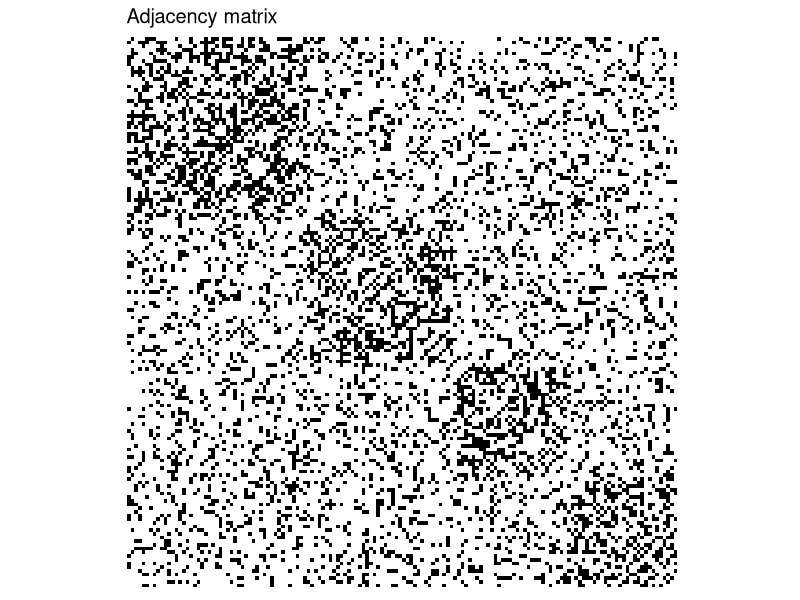
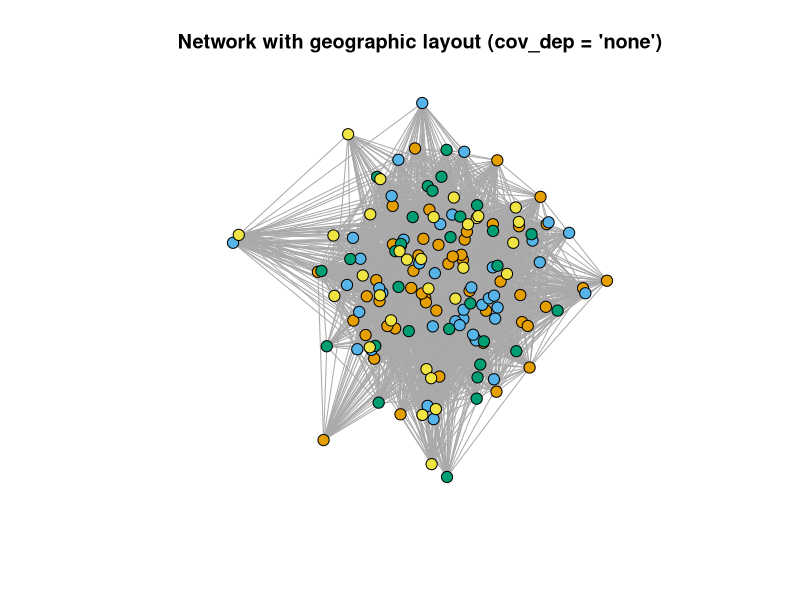
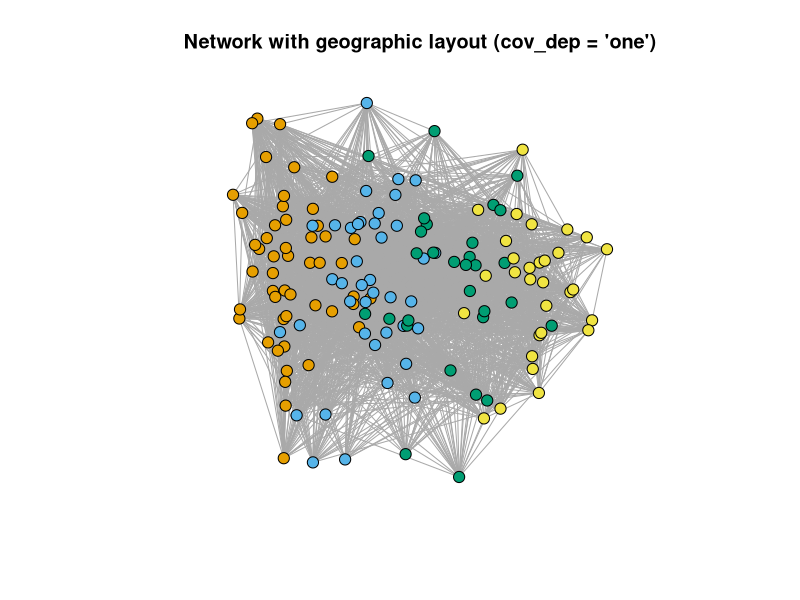
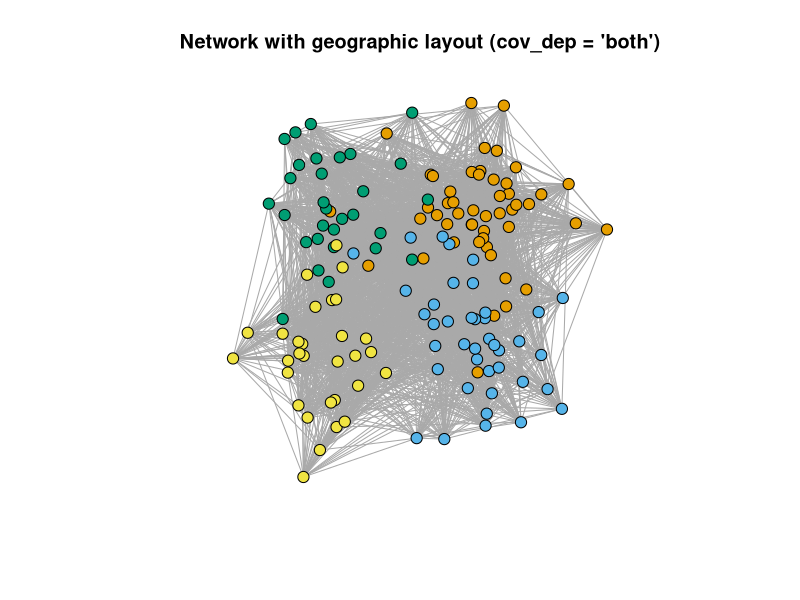

Source code (R) for these figures, in order:
#------------------------------------------------------------------#
# This script generate synthetic data from a binary SBM 
#------------------------------------------------------------------#

library(MASS)
library(here)
library(igraph)
library(ggplot2)
library(RColorBrewer)

#------------------------------------------------------------------#
# Part 1: simBinarySBM simulates a network Y of size n x n from 
# stochastic block model with 4 clusters
#         - Clusters have sizes ns = (n1, n2, n3, n4).
#         - Edge probability within clusters = p_within.
#         - Edge probability between clusters = p_between.
#
# Part 2: Covariate generator (the network is fixed)
#   (2) A covariate matrix x (n x 2), with dependence on clusters
#       controlled by cov_dep:
#         - "both": both covariates informative (cluster-specific means).
#         - "one" : only first covariate informative.
#         - "none": covariates independent of cluster structure.
#
# Returns:
#       Y               adjacency matrix
#       x               covariates
#       partition       true memberships
#       block_probs     block-probability matrix
#       clust_sizes     cluster sizes
#
#------------------------------------------------------------------#
# simulate a binary network from the SBM
simBinarySBM <- function(
  clust_sizes = c(50, 40, 30, 30),   # cluster sizes
  p_within    = 0.6,                 # within-cluster edge prob
  p_between   = 0.3                  # between-cluster edge prob
) {

  n <- sum(clust_sizes)                 # sample size
  K <- length(clust_sizes)              # number of clusters
  z <- rep(1:K, times = clust_sizes)    # cluster memberships

  # Block matrix Theta
  Theta <- matrix(p_between, K, K)
  diag(Theta) <- p_within

  #--- SAMPLE ADJACENCY MATRIX Y ---
  # (this step does NOT vary with cov_dep)
  # NOTE: you can even use the same Y for all the 3 scenarios
  Y <- matrix(0L, n, n)

  for (i in 1:(n - 1)) {
    for (j in (i + 1):n) {
      Y[i, j] <- Y[j, i] <- rbinom(1, 1, Theta[z[i],z[j]])
    }
  }
  
  # Return network and information
  list(
    Y             = Y,
    block_probs   = Theta,
    clust_sizes   = clust_sizes,
    partition     = z
  )
}


add_covariates_SBMsim <- function(base_obj, 
  cov_dep = c("none", "one", "both")) {
  cov_dep <- match.arg(cov_dep)

  Y <- base_obj$Y
  z <- base_obj$partition

  n <- length(z)
  K <- length(unique(z))
  if (K != 4L) stop("Current covariate design assumes exactly 4 clusters.")

  x <- matrix(NA_real_, n, 2)

  if (cov_dep == "both") {

    mx <- matrix(c( 1,  1,
                    1, -1,
                   -1,  1,
                   -1, -1),
                 K, 2, byrow = TRUE)

    s  <- 0.5
    Sx <- s * diag(2)

    for (i in 1:n) {
      x[i, ] <- MASS::mvrnorm(1, mx[z[i], ], Sx)
    }

  } else if (cov_dep == "one") {

    mx1 <- c(-1.5, -0.5, +0.5, +1.5)
    sx1 <- 0.5

    mx2 <- 0
    sx2 <- 1

    for (i in 1:n) {
      x[i, ] <- c(
        rnorm(1, mx1[z[i]], sx1),
        rnorm(1, mx2, sx2)
      )
    }

  } else { # none

    x <- MASS::mvrnorm(n, mu = c(0,0), Sigma = diag(2))
  }

  base_obj$x       <- x
  base_obj$cov_dep <- cov_dep
  base_obj
}

#------------------------------------------------------------------#
# Plotting functions
#------------------------------------------------------------------#
plot_network_geo <- function(sim_obj, main = NULL) {
  Y <- sim_obj$Y
  x <- sim_obj$x
  z <- sim_obj$partition

  g <- igraph::graph_from_adjacency_matrix(
    Y,
    mode = "undirected",
    diag = FALSE
  )

  layout_xy <- as.matrix(x)   # use (x1, x2) as coordinates

  K    <- length(unique(z))
  pal  <- c(1, 2, 3,4)
  vcol <- pal[z]

  if (is.null(main)) {
    main <- paste0("Network with geographic layout (cov_dep = '",
                   sim_obj$cov_dep, "')")
  }

  plot(
    g,
    layout         = layout_xy,
    vertex.color   = vcol,
    vertex.size    = 6,
    vertex.label   = NA,
    edge.arrow.mode = 0,
    main           = main
  )
}


plot_adj_matrix_gg <- function(sim_obj) {
  Y  <- sim_obj$Y
  z0 <- sim_obj$partition
  V  <- length(z0)
  
  # remove self-loops
  diag(Y) <- 0
  
  #------------------------------------------#
  # Order nodes by true cluster to show blocks
  #------------------------------------------#
  ord   <- order(z0)
  Y_ord <- Y[ord, ord]
  z_ord <- z0[ord]
  
  #------------------------------------------#
  # Build long data.frame in base R
  #------------------------------------------#
  # indices
  grid_idx <- expand.grid(
    row = seq_len(V),
    col = seq_len(V)
  )
  
  # adjacency values (row-major)
  grid_idx$value <- as.vector(Y_ord)
  
  # factors for plotting:
  # flip row so cluster 1 is at bottom (heatmap style)
  grid_idx$row_f <- factor(grid_idx$row,
                           levels = rev(seq_len(V)))
  grid_idx$col_f <- factor(grid_idx$col,
                           levels = seq_len(V))
  
  # cluster label per row (after ordering)
  grid_idx$cluster <- factor(z_ord[grid_idx$row])
  
  #------------------------------------------#
  # Colors
  #------------------------------------------#
  adj_pal <- colorRampPalette(
    brewer.pal(9, "Greys")[c(1, 9)]
  )(50)
  
  #------------------------------------------#
  # Plot
  #------------------------------------------#
  ggplot(grid_idx, aes(x = col_f, y = row_f, fill = value)) +
    geom_tile() +
    scale_fill_gradientn(colors = adj_pal, guide = "none") +
    coord_fixed() +
    theme_minimal(base_size = 12) +
    theme(
      axis.text.x  = element_blank(),
      axis.text.y  = element_blank(),
      axis.title   = element_blank(),
      panel.grid   = element_blank()
    ) +
    ggtitle("Adjacency matrix")
}



#------------------------------------------------------------------#
# Simulations
#------------------------------------------------------------------#

set.seed(1116)

# Generate one network - sparse
base <- simBinarySBM(p_within = 0.4, p_between = 0.2)

# Generate three covariate scenarios using same Y and same z
sim_none  <- add_covariates_SBMsim(base, "none")
sim_one   <- add_covariates_SBMsim(base, "one")
sim_both  <- add_covariates_SBMsim(base, "both")

## create directory if it does not exists
dir.create(here("simulation/data"), 
  recursive = TRUE, showWarnings = FALSE)

saveRDS(sim_none, here("simulation/data/binarySBM_none.rds"))
saveRDS(sim_one, here("simulation/data/binarySBM_one.rds"))
saveRDS(sim_both, here("simulation/data/binarySBM_both.rds"))


plot_adj_matrix_gg(sim_none)
plot_network_geo(sim_none)
plot_network_geo(sim_one)
plot_network_geo(sim_both)

#######################################################
#######################################################
#### BACKUP: one function
# simBinarySBMx <- function(
#   clust_sizes = c(50, 40, 30, 30),        # cluster sizes
#   p_within    = 0.8,                      # within-cluster edge prob
#   p_between   = 0.1,                      # between-cluster edge prob
#   cov_dep     = c("none", "one", "both")  # covariate–cluster dependence
# ) {
#   cov_dep <- match.arg(cov_dep)

#   n <- sum(clust_sizes)       # sample size
#   K <- length(clust_sizes)    # number of clusters
#   z <- rep(1:K, times = clust_sizes)   # cluster memberships

#   if (K != 4L) stop("Current covariate design assumes exactly 4 clusters.")

#   # Block matrix Theta
#   Theta <- matrix(p_between, K, K)
#   diag(Theta) <- p_within

#   #--- SAMPLE ADJACENCY MATRIX Y ---
#   Y <- matrix(0L, n, n)

#   for (i in 1:(n - 1)) {
#     for (j in (i + 1):n) {
#       pij      <- Theta[z[i], z[j]]
#       Y_ij     <- rbinom(1, 1, pij)
#       Y[i, j]  <- Y_ij
#       Y[j, i]  <- Y_ij
#     }
#   }

#   #--- SAMPLE COVARIATES x (depends on cov_dep) ---
#   x <- matrix(NA_real_, n, 2)

#   if (cov_dep == "both") {

#     mx <- matrix(c( 1,  1,
#                     1, -1,
#                    -1,  1,
#                    -1, -1),
#                  K, 2, byrow = TRUE)

#     s  <- 0.5
#     Sx <- s * diag(2)

#     for (i in 1:n) {
#       x[i, ] <- mvrnorm(1, mx[z[i], ], Sx)
#     }

#   } else if (cov_dep == "one") {

#     mx1 <- c(-1.5, -0.5, +0.5, +1.5)
#     sx1 <- 0.5

#     mx2 <- 0
#     sx2 <- 1

#     for (i in 1:n) {
#       x[i, ] <- c(
#         rnorm(1, mx1[z[i]], sx1),
#         rnorm(1, mx2, sx2)
#       )
#     }

#   } else {  # cov_dep == "none"

#     mx <- c(0, 0)
#     Sx <- diag(2)

#     x <- mvrnorm(n, mx, Sx)
#   }

#   list(
#     Y           = Y,
#     x           = x,
#     partition   = z,
#     block_probs = Theta,
#     clust_sizes = clust_sizes,
#     cov_dep     = cov_dep
#   )
# }
